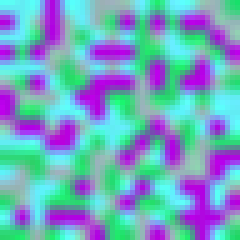
#> input picture pixelfixer/fixtures/tiny.png, 48 x 48 px (shown 5 times larger); its folder holds 3 pictures in this run
$ python probe-linalg-eigh-signs.py ../fixtures/mid.png
#> lines starting #> are read from the running program, lines starting #| are printed output that depends on the picture
"""Is reconsearch's result invariant to what np.linalg.eigh leaves arbitrary?

Two freedoms LAPACK decides and the port must either match or prove harmless:
  (1) the SIGN of each eigenvector;
  (2) for a repeated eigenvalue, WHICH orthonormal basis of its eigenspace.
      A greyscale image (R == G == B after k-means) has cov = c * ones(3,3):
      eigenvalues {3c, 0, 0}, and reconsearch keeps the top vector plus ONE
      vector of the 2-D null space - chosen by LAPACK's rounding noise.

Method: run the PRISTINE reference with np.linalg.eigh (as reconsearch sees
it) wrapped to return a modified eigenvector matrix, and compare everything
downstream BIT FOR BIT against the unmodified run: the channel stack, the
AxisData cumsum tables, eval_s on the whole coarse grid (plain, dense and
segmented), the full-mode core's recon terms (_s_grid[::3] curves + trend),
and R.detect's answer.

Prints only. Run: pafenv2/Scripts/python.exe tools/probe-linalg-eigh-signs.py
"""
import os
import sys

import numpy as np
from PIL import Image

HERE = os.path.dirname(os.path.abspath(__file__))
ROOT = os.path.dirname(HERE)
EX = os.path.join(os.path.dirname(os.path.dirname(ROOT)), "paf-ref", "examples")
sys.path.insert(0, os.path.join(os.path.dirname(os.path.dirname(ROOT)), "paf-ref", "python"))
from pixelfixer import reconsearch as R   # noqa: E402

f32, f64 = np.float32, np.float64
MOD = {"fn": None}


class _Linalg:
    def __getattr__(self, k):
        return getattr(np.linalg, k)

    def eigh(self, a, *args, **kw):
        w, v = np.linalg.eigh(a, *args, **kw)
        if MOD["fn"] is not None:
            v = MOD["fn"](w, v.copy())
        return w, v


class _Np:
    linalg = _Linalg()

    def __getattr__(self, k):
        return getattr(np, k)


R.np = _Np()


def fingerprint(rgba, full_detect):
    h, w = rgba.shape[:2]
    ch = R._prep(rgba)
    fp = {"ch_abs": np.abs(ch).tobytes(), "ch_shape": ch.shape}
    for axis, extent in ((0, w), (1, h)):
        ad = R.AxisData(ch, axis)
        fp["Q%d" % axis] = ad.Q.tobytes()
        fp["Sabs%d" % axis] = np.abs(ad.S).tobytes()
        fp["t%d" % axis] = ad.t_sum
        fp["seg%d" % axis] = b"".join(ad.seg[k][1].tobytes() for k in sorted(ad.seg))
        s_list = R._s_grid(extent)
        ev = []
        for s in s_list:
            ev.append(ad.eval_s(s))
            ev.append(ad.eval_s(s, dense=True))
            nbc = ad.nbc_for(s)
            if nbc > 1:
                ev.append(ad.eval_s(s, dense=True, nbc=nbc))
        fp["eval%d" % axis] = np.array(ev, f64).tobytes()
        sl = s_list[::3]                                   # core.py _build_recon
        eb, er = R._coarse_curves(ad, sl)
        tr = R._trend_fn(sl, eb)
        fp["core%d" % axis] = np.array([tr(s) for s in sl] + list(eb) + list(er), f64).tobytes()
    if full_detect:
        fp["detect"] = repr(R.detect(rgba))
    return fp, ch


def diff(a, b):
    return [k for k in a if a[k] != b[k]]


def grey(rgba):
    g = (0.299 * rgba[..., 0] + 0.587 * rgba[..., 1] + 0.114 * rgba[..., 2]).round().astype(np.uint8)
    out = rgba.copy()
    out[..., 0] = out[..., 1] = out[..., 2] = g
    return out


def main():
    imgs = [(n, np.asarray(Image.open(os.path.join(ROOT, "fixtures", n + ".png")).convert("RGBA")))
            for n in ("tiny", "small", "mid")]
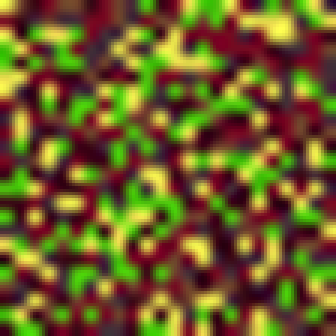
#> input picture pixelfixer/fixtures/small.png, 112 x 112 px (shown 3 times larger)
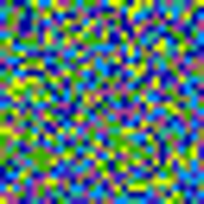
#> input picture pixelfixer/fixtures/mid.png, 204 x 204 px
    if "--examples" in sys.argv:
        imgs += [(os.path.splitext(f)[0], np.asarray(Image.open(os.path.join(EX, f)).convert("RGBA")))
                 for f in sorted(os.listdir(EX))]
    imgs += [("grey-" + n, grey(a)) for n, a in imgs[:3]]
#> imgs = 6 items
    rng = np.random.default_rng(3)
    print("%-13s %-44s %s" % ("image", "modification of eigh's eigenvectors", "downstream fields that changed"))
    for name, rgba in imgs:
        small = rgba.shape[0] * rgba.shape[1] <= 50000
        MOD["fn"] = None
        base, ch = fingerprint(rgba, small)
        w, _ = np.linalg.eigh(np.eye(3, dtype=f32))
        # what eigh returned on this image
        a = rgba[..., 3].astype(f32)
        q = R._quantize(rgba[..., :3].astype(f32) * (a[..., None] / 255.0))
        flat = q.reshape(-1, 3)
        x = flat - flat.mean(0)
        ev, V = np.linalg.eigh((x.T @ x) / max(x.shape[0], 1))
        degenerate = ev[0] < 1e-6 * ev[2] and ev[1] < 1e-6 * ev[2]
        mods = [("flip sign of column 2 (top)", lambda w_, v: (v.__setitem__((slice(None), 2), -v[:, 2]), v)[1]),
                ("flip sign of column 1", lambda w_, v: (v.__setitem__((slice(None), 1), -v[:, 1]), v)[1]),
                ("flip sign of all columns", lambda w_, v: -v)]
        if degenerate:
            for th in (0.3, 1.0, 2.2):
                def rot(w_, v, th=th):
                    c, s = np.cos(th), np.sin(th)
                    v0 = v[:, 0].astype(f64); v1 = v[:, 1].astype(f64)
                    v[:, 0] = (c * v0 - s * v1).astype(f32)
                    v[:, 1] = (s * v0 + c * v1).astype(f32)
                    return v
                mods.append(("rotate the null-space basis by %.1f rad" % th, rot))
        print("%-13s evals=%s%s" % (name, np.array2string(ev, precision=3), "   DEGENERATE (null space dim 2)" if degenerate else ""))
        for label, fn in mods:
            MOD["fn"] = fn
            fp, ch2 = fingerprint(rgba, small)
            MOD["fn"] = None
            d = diff(base, fp)
            print("%-13s %-44s %s" % ("", label, "NONE - bit-identical" if not d else ", ".join(d)))
            if d and "detect" in base:
                print("%-13s %-44s detect: %s -> %s" % ("", "", base["detect"][:80], fp["detect"][:80]))
#> this loop made 1 pass
#> (name, small) on pass 1: ('tiny', True)
#> after the loop, MOD = 1 item


if __name__ == "__main__":
    main()
#> (the call stopped at in fingerprint, `ch = R._prep(rgba)`: pixelfixer is not available in this run)
